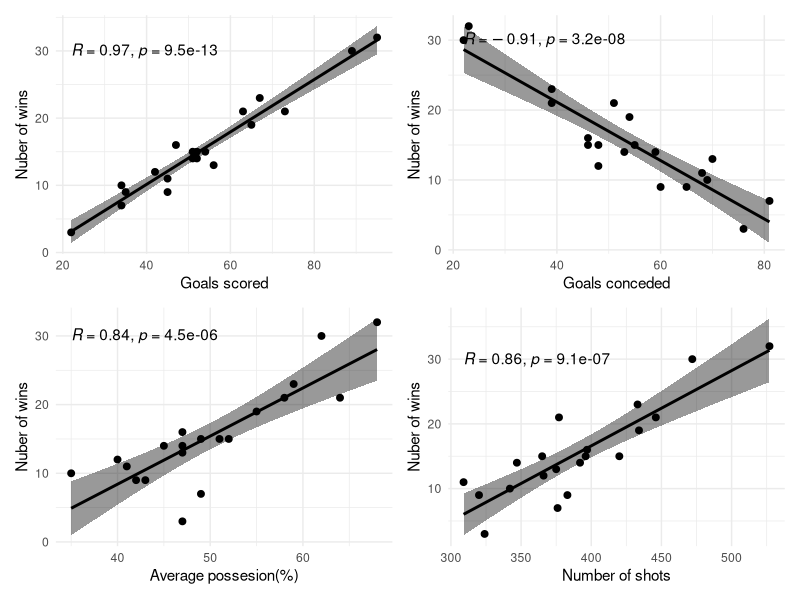
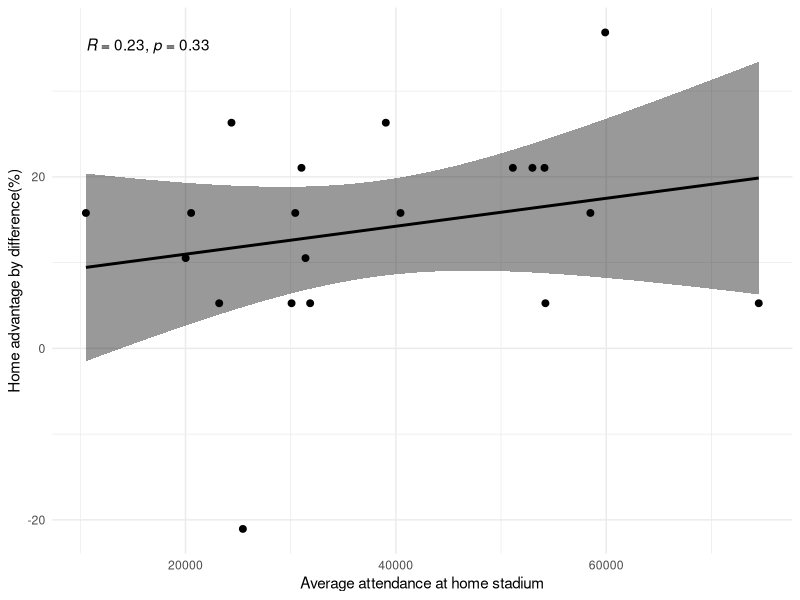
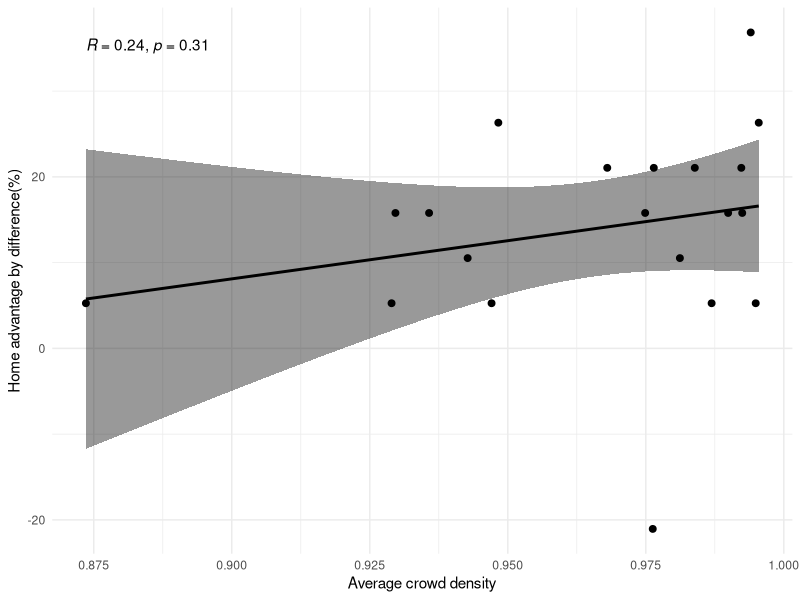
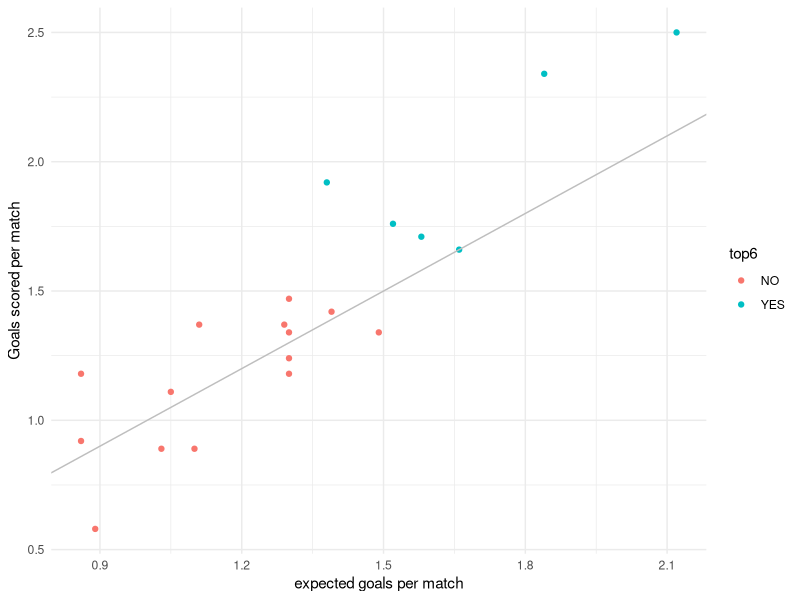
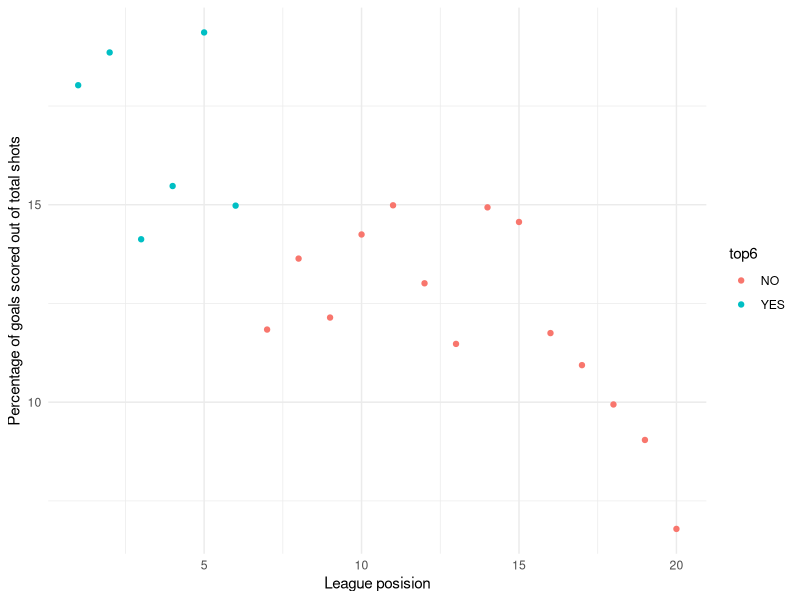

Write the R code that produced these figures, in order.
## ---- chunk 1

if (!require("bookdown")) install.packages("bookdown")
if (!require("tidyverse")) install.packages("tidyverse")
if (!require("patchwork")) install.packages("patchwork")
if (!require("ggpubr")) install.packages("ggpubr")
if (!require("knitr")) install.packages("knitr")
library(tidyverse)
library(bookdown)
library(ggpubr)
library(patchwork)
library(knitr)

## ---- chunk 2
## Be sure to run 01-gather_data.R and 02-clean_and_prepare_data.R before ##
data <-
  read_csv(file = "raw_data.csv",
           show_col_types = FALSE)

data_2 <-
  read_csv(file = "raw_data_2.csv",
           show_col_types = FALSE)
## ---- chunk 3

data[1:10,1:5] |>
kable(caption = "First ten rows and five columns of the dataset",
      booktabs = TRUE, 
    linesep = "")
## ---- chunk 4

goals_scored <-
data |>
  ggscatter(x = "goals_scored", y = "wins", 
            add = "reg.line", conf.int = TRUE, 
          cor.coef = TRUE, cor.method = "pearson",
          xlab = "Goals scored", ylab = "Nuber of wins") +
  theme_minimal()

goals_conceded <-
data |>
  ggscatter(x = "goals_conceded", y = "wins", 
            add = "reg.line", conf.int = TRUE, 
          cor.coef = TRUE, cor.method = "pearson",
          xlab = "Goals conceded", ylab = "Nuber of wins") +
  theme_minimal()

possession <-
data |>
  ggscatter(x = "average_possession", y = "wins", 
            add = "reg.line", conf.int = TRUE, 
          cor.coef = TRUE, cor.method = "pearson",
          xlab = "Average possesion(%)", ylab = "Nuber of wins") +
  theme_minimal()

shots <-
data |>
  ggscatter(x = "shots", y = "wins", 
            add = "reg.line", conf.int = TRUE, 
          cor.coef = TRUE, cor.method = "pearson",
          xlab = "Number of shots", ylab = "Nuber of wins") +
  theme_minimal()

(goals_scored | goals_conceded) / (possession | shots)

## ---- chunk 5

## create new column about the percentage of win at home and away ##

data <-
  data |>
  mutate(home_winning_percentage =  wins_home / matches_played_home *100,
         away_winning_percentage = wins_away / matches_played_away *100,
         difference = home_winning_percentage - away_winning_percentage)

table <-
  data |>
  select(team_name,
         home_winning_percentage,
         away_winning_percentage,
         difference)

table |>
  arrange(desc(home_winning_percentage)) |>
  kable(caption = "Home advantage of Premier League 2018/19",
      booktabs = TRUE, 
    linesep = "",
    col.names = c("Team name",
                  "Win at home (%)",
                  "Win at away (%)",
                  "Difference"),
    digits = 1)

## ---- chunk 6

data <-
  data |>
  mutate(average_attendance_home = data_2$average_attendance_home)

data |>
  ggscatter(x = "average_attendance_home", y = "difference", 
            add = "reg.line", conf.int = TRUE, 
          cor.coef = TRUE, cor.method = "pearson",
          xlab = "Average attendance at home stadium", ylab = "Home advantage by difference(%)")  +theme_minimal()


## ---- chunk 7

data <-
  data |>
  mutate(stadium_capacities = c(60260, 62062, 55017, 32273, 26074, 39221, 21944, 32384, 11329, 74879, 53394, 40853, 60000, 20400, 52354, 33316, 25700, 30666, 24500, 32050),
         crowd_densities = data_2$average_attendance_home / stadium_capacities)

data |>
  ggscatter(x = "crowd_densities", y = "difference", 
            add = "reg.line", conf.int = TRUE, 
          cor.coef = TRUE, cor.method = "pearson",
          xlab = "Average crowd density", ylab = "Home advantage by difference(%)") +theme_minimal()



## ---- chunk 8
data <-
  data |>
  mutate(top6 = if_else(league_position %in% c(1:6), "YES", "NO"))


data |>
ggplot(aes(x = xg_for_avg_overall, y = goals_scored_per_match, color = top6)) +
  geom_point() +
  theme_minimal() +
  geom_abline(intercept = 0, slope = 1, size = 0.5, color = "grey") +
    xlab("expected goals per match") +
  ylab("Goals scored per match")
## ---- chunk 9

data <-
  data |>
  mutate(percentage_of_goals_scored_out_of_shots = goals_scored / shots *100)


data |>
ggplot(aes(x = league_position, y = percentage_of_goals_scored_out_of_shots, color = top6)) +
  geom_point() +
  theme_minimal() +
  xlab("League posision") +
  ylab("Percentage of goals scored out of total shots")
